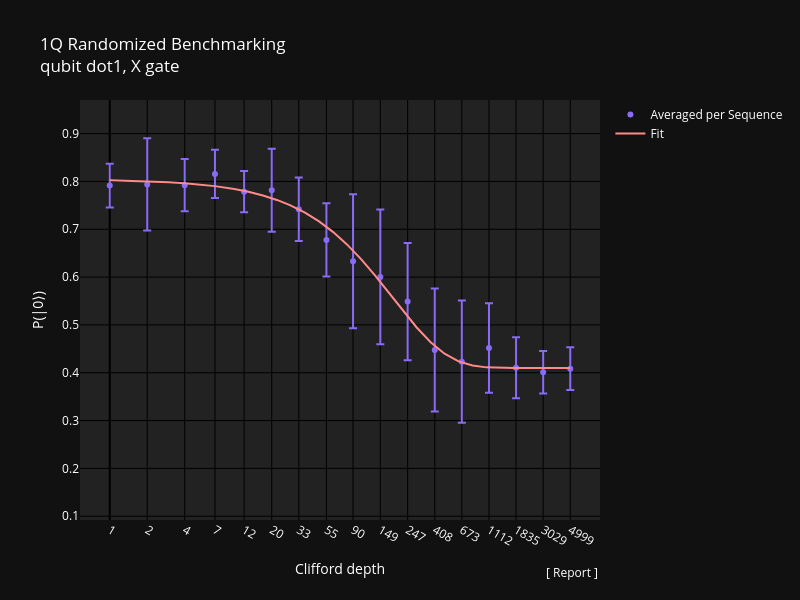

The cell this chart's notebook holds for it:
### Code cell
job_file = Path.home() / (
    "Documents/repositories/boulder-opal-scale-up/examples/scaleup/equal1_calibration_store/calibration_data/"
    "one_qubit_rb-2026-05-16T04:28:55.031094+00:00.json"
)

with job_file.open() as f:
    job_data = json.load(f)

job_id = job_data["id"]
entry = job_data["calibration_log"][0]

# Override min_valid_shots here — original value comes from the stored parameters
params = {**entry["parameters"], "min_valid_shots": 100}  # <-- adjust as needed

record = {
    "job_id": job_id,
    "experiment_name": entry["experiment_name"],
    "parameters": params,
    "measurements": entry["measurements"],
}

print(f"Replaying job: {job_id}")  # noqa: T201
replay = replay_record(record)

# ── Plot (averaged + fit only) ────────────────────────────────────────────────
for plot in replay.plots:
    if isinstance(plot, LinePlot):
        plot = plot.model_copy(
            update={"lines": [l for l in plot.lines if l.label != "Individual Sequences"]}
        )
    Plotter(plot, dark_mode=True).figure.show()

# ── Export to CSV ─────────────────────────────────────────────────────────────
csv_path = Path.home() / "Downloads" / f"{job_id.replace(':', '-')}_rb_data.csv"  # <-- adjust path

analysis_value = replay.action.updates.value
if isinstance(analysis_value, AnalysisResult):
    fit_result = analysis_value.value

    averaged_df = pd.DataFrame({
        "type": "averaged",
        "clifford_depth": params["clifford_depths"],
        "p_ground": fit_result.probability_ground,
        "p_ground_std": fit_result.classified_std,
    })

    fit_df = pd.DataFrame({
        "type": "fit",
        "clifford_depth": fit_result.x_fit,
        "p_ground": fit_result.y_fit,
        "p_ground_std": float("nan"),
    })

    pd.concat([averaged_df, fit_df], ignore_index=True).to_csv(csv_path, index=False)
    print(f"Saved to {csv_path}")  # noqa: T201
else:
    print(f"Analysis failed — no CSV written: {analysis_value.message}")  # noqa: T201

### Figure 1 — Plotly figure (JSON) as saved in the notebook; plotly's stock layout.template omitted (floating-point values rounded to 4 significant figures)
{"data": [{"error_x": {"type": "data", "visible": true}, "error_y": {"array": [0.04561, 0.09638, 0.05473, 0.0504, 0.04299, 0.08699, 0.06617, 0.07645, 0.1403, 0.1411, 0.1228, 0.1287, 0.1277, 0.09351, 0.06372, 0.04442, 0.04469], "type": "data", "visible": true}, "marker": {"color": "#896BF5", "opacity": 1}, "mode": "markers", "name": "Averaged per Sequence", "showlegend": true, "type": "scatter", "x": [0, 0.301, 0.6021, 0.8451, 1.079, 1.301, 1.519, 1.74, 1.954, 2.173, 2.393, 2.611, 2.828, 3.046, 3.264, 3.481, 3.699], "y": [0.7913, 0.7938, 0.7923, 0.8157, 0.7786, 0.7816, 0.7419, 0.6778, 0.6332, 0.6005, 0.5488, 0.4474, 0.4233, 0.4516, 0.4105, 0.4008, 0.4086]}, {"error_x": {"type": "data", "visible": true}, "error_y": {"type": "data", "visible": true}, "line": {"color": "#FF8A8A", "dash": "solid"}, "mode": "lines", "name": "Fit", "opacity": 1, "showlegend": true, "type": "scatter", "x": [0, 0, 0, 0.301, 0.301, 0.4771, 0.6021, 0.7782, 0.8451, 1, 1.114, 1.23, 1.342, 1.447, 1.568, 1.681, 1.792, 1.903, 2.017, 2.127, 2.241, 2.352, 2.465, 2.577, 2.689, 2.802, 2.914, 3.026, 3.138, 3.25, 3.362, 3.475, 3.587, 3.699], "y": [0.8025, 0.8025, 0.8025, 0.8004, 0.8004, 0.7984, 0.7963, 0.7923, 0.7903, 0.7843, 0.7784, 0.7707, 0.7614, 0.7504, 0.7347, 0.7164, 0.6946, 0.6689, 0.6381, 0.6048, 0.5677, 0.5305, 0.4947, 0.4638, 0.4399, 0.4238, 0.4151, 0.4113, 0.4101, 0.4098, 0.4098, 0.4098, 0.4098, 0.4098]}], "layout": {"annotations": [{"hovertext": "epg_coherence_limit = 0.001337<br>fidelity = 99.76%<br>Excluded 11 sequences (min_valid_shots=100):<br>  (depth=1, seq=2), (depth=1, seq=3), (depth=1, seq=12), (depth=2, seq=3),<br> (depth=7, seq=10), (depth=7, seq=20), (depth=7, seq=21), (depth=90, seq=3),<br> (depth=90, seq=4), (depth=90, seq=5), (depth=1112, seq=23)", "showarrow": false, "text": "[ Report ]", "x": 1, "xanchor": "right", "xref": "paper", "y": -0.1, "yanchor": "top", "yref": "paper"}], "autosize": false, "font": {"color": "white"}, "height": 600, "legend": {"title": {"font": {"color": "white"}}}, "paper_bgcolor": "#111111", "plot_bgcolor": "#222222", "title": {"text": "1Q Randomized Benchmarking<br>qubit dot1, X gate"}, "width": 800, "xaxis": {"constrain": "domain", "gridcolor": "black", "ticktext": ["1", "2", "4", "7", "12", "20", "33", "55", "90", "149", "247", "408", "673", "1112", "1835", "3029", "4999"], "tickvals": [0, 0.301, 0.6021, 0.8451, 1.079, 1.301, 1.519, 1.74, 1.954, 2.173, 2.393, 2.611, 2.828, 3.046, 3.264, 3.481, 3.699], "title": {"text": "Clifford depth"}, "zerolinecolor": "black"}, "yaxis": {"constrain": "domain", "gridcolor": "black", "range": [0.09211, 0.9703], "title": {"text": "P(|0⟩)"}, "zerolinecolor": "black"}}}
